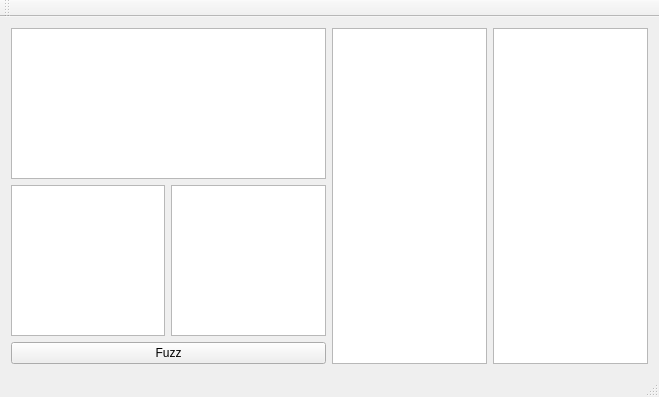
<?xml version="1.0" encoding="UTF-8"?>
<ui version="4.0">
 <class>MainWindow</class>
 <widget class="QMainWindow" name="MainWindow">
  <property name="geometry">
   <rect>
    <x>0</x>
    <y>0</y>
    <width>659</width>
    <height>397</height>
   </rect>
  </property>
  <property name="windowTitle">
   <string>MainWindow</string>
  </property>
  <widget class="QWidget" name="centralWidget">
   <layout class="QHBoxLayout" name="horizontalLayout_3">
    <item>
     <layout class="QVBoxLayout" name="verticalLayout">
      <item>
       <widget class="QTableView" name="vrangeTableView"/>
      </item>
      <item>
       <layout class="QHBoxLayout" name="horizontalLayout_2">
        <item>
         <widget class="QTextBrowser" name="textBrowser"/>
        </item>
        <item>
         <widget class="QTextBrowser" name="textBrowserTarget"/>
        </item>
       </layout>
      </item>
      <item>
       <widget class="QPushButton" name="pushButton">
        <property name="text">
         <string>Fuzz</string>
        </property>
       </widget>
      </item>
     </layout>
    </item>
    <item>
     <layout class="QHBoxLayout" name="horizontalLayout">
      <item>
       <widget class="QTableView" name="tagtableview"/>
      </item>
      <item>
       <widget class="QTableView" name="codetableview"/>
      </item>
     </layout>
    </item>
   </layout>
  </widget>
  <widget class="QMenuBar" name="menuBar">
   <property name="geometry">
    <rect>
     <x>0</x>
     <y>0</y>
     <width>659</width>
     <height>23</height>
    </rect>
   </property>
  </widget>
  <widget class="QToolBar" name="mainToolBar">
   <attribute name="toolBarArea">
    <enum>TopToolBarArea</enum>
   </attribute>
   <attribute name="toolBarBreak">
    <bool>false</bool>
   </attribute>
  </widget>
  <widget class="QStatusBar" name="statusBar"/>
 </widget>
 <layoutdefault spacing="6" margin="11"/>
 <resources/>
 <connections>
  <connection>
   <sender>pushButton</sender>
   <signal>clicked()</signal>
   <receiver>MainWindow</receiver>
   <slot>startFuzz()</slot>
   <hints>
    <hint type="sourcelabel">
     <x>183</x>
     <y>333</y>
    </hint>
    <hint type="destinationlabel">
     <x>186</x>
     <y>341</y>
    </hint>
   </hints>
  </connection>
 </connections>
 <slots>
  <slot>startFuzz()</slot>
 </slots>
</ui>
